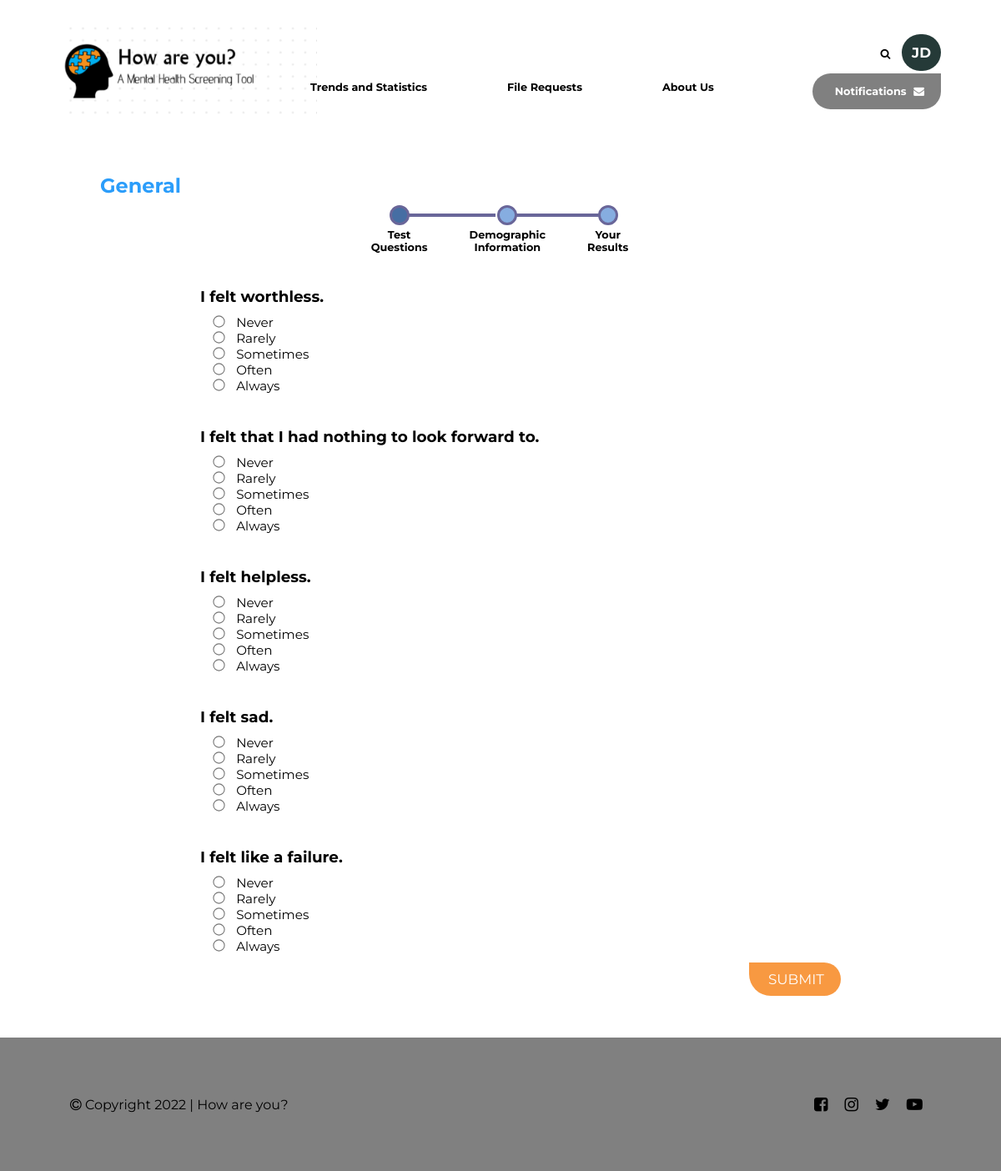
Screenshot of /take_questionnaire/ with the database file from the repository.
### take_questionnaire/models.py (models this page shows)
class Test(models.Model):
    added_by = models.ForeignKey(Psychiatrist, on_delete=models.DO_NOTHING)
    name = models.CharField("Name of the test", max_length=FIELD_LENGTH, null=False, blank=False)
    created_at = models.DateTimeField(default=timezone.now)
    is_approved = models.CharField(max_length=CHOICE_LENGTH, choices=Status.choices, default=Status.PENDING_APPROVAL)
    questions = models.ManyToManyField(Question, through='TestQuestion')

class Question(models.Model):
    added_by = models.ForeignKey(Psychiatrist, on_delete=models.CASCADE)
    class QuestionType(models.TextChoices):
        RADIO = 'RD', gettext_lazy('Radio')
        SLIDER = 'SL', gettext_lazy('Number Slider')
        MUL_CHOICE = 'CH', gettext_lazy('Multiple Choice')
    type = models.CharField(max_length=2, choices=QuestionType.choices, default=QuestionType.RADIO)
    created_at = models.DateTimeField(default=timezone.now)
    changed_at = models.DateTimeField(default=timezone.now)
    question_text = models.CharField(max_length=TEXT_FIELD, null=False, blank=False, default=UNSPECIFIED)

class Option(models.Model):
    question_id = models.ForeignKey(Question, on_delete=models.CASCADE,parent_link=True)
    text = models.CharField(max_length=FIELD_LENGTH, null=False, blank=False, default=UNSPECIFIED)

### take_questionnaire/views.py (the view)
# urls.py: path('', views.render_test, name='render_test'),
def render_test(request):
    context = {}
    test = Test.objects.get(name='General')
    context['test'] = test
    return render(request, 'take_questionnaire/test-questions.html',context)

### take_questionnaire/templates/take_questionnaire/test-questions.html (shortened to what this page needs)
{% load static %}
<!DOCTYPE html>
<html lang="en">
<head>
    <link rel="stylesheet" href="https://cdnjs.cloudflare.com/ajax/libs/font-awesome/4.7.0/css/font-awesome.min.css">
    <link href="{% static 'take_questionnaire/styles.css' %}" rel="stylesheet">
</head>
<body>
<div class="container">
    <section class="header">
        {% include "logo.html" %}
        <nav>
            <ul class="nav-links">
                <li>Trends and Statistics</li>
                <li>File Requests</li>
                <li>About Us</li>
            </ul>
            <span class="nav-right">
                    <span><i class="fa fa-search" style="margin-right: 10px;"></i>
                        <span class="avatar">JD</span>
                    </span>
                    <span class="notifi-box">
                        Notifications
                        <i class="fa fa-envelope" style="margin-left: 5px;"></i>
                    </span>
                </span>
        </nav>
    </section>
    <section class="que-sec">
        <div class="tron">{{test.name}}</div>
        <div class="test-steps">
            <ul class="test-steps-ul">
                <li class="test-step-n"><span class="test-step-circ active-step"></span><span>Test</span><span>Questions</span></li>
                <li class="test-step-n"><span class="test-step-circ"></span><span>Demographic</span><span>Information</span></li>
                <li class="test-step-n"><span class="test-step-circ"></span><span>Your</span><span>Results</span></li>
            </ul>
        </div>
        <div class="questions-container">
            <form action="{% url 'take_questionnaire:submit' test.id %}" style="position: relative;". method="POST">
                <ul class="test-ovrs">
                {% for q in test.questions.all %}
                    <li>
                        <span class="que-name">{{q.question_text}}</span><br>
                        <div class="que-opts">
                            {% for o in q.option_set.all %}
                            <input type="radio" class="radio" name="{{ q.id }}" value="{{o.id}}" id = "{{ o.id }}">
                            <label for="{{o.id}}"> <span class="que-opt-n">{{ o.text }}</span> </label> <br>
                            {% endfor %}
                        </div>
                    </li>
                {% endfor %}
                </ul>
                <input type="submit" class="test-ques-submit-btn" value="SUBMIT">
            </form>
        </div>
    </section>
</div>
<section class="footer">
    <span><i class="fa fa-copyright"></i> Copyright <span class="year"></span> | How are you?</span>
    <div>
        <ul class="social-media">
            <li><a href="#"><i class="fa fa-facebook-square"></i></a></li>
            <li><a href="#"><i class="fa fa-instagram"></i></a></li>
            <li><a href="#"><i class="fa fa-twitter"></i></a></li>
            <li><a href="#"><i class="fa fa-youtube-play"></i></a></li>
        </ul>
    </div>
</section>
</body>
</html>

### templates/logo.html
{% load static %}
<div class="logo" >
	<span onclick="location.href='{% url 'persons:index' %}'">
	<img src="{% static 'persons/logo.png' %}" alt="How are you?" height="40%" width="40%" >
	</span>
</div>

### take_questionnaire/static/take_questionnaire/styles.css (style rules this page uses)
* { margin: 0; padding: 0; box-sizing: border-box; }
body { font-family: "Montserrat", sans-serif; }
.container { margin-top: 4vh; margin-left: 6vw; margin-right: 6vw; min-height: 70vh; }
.logo { position: absolute; overflow: hidden; }
nav { display: flex; align-items: center; justify-content: space-between; position: relative; min-height: 15vh; }
.nav-links { display: flex; margin-left: 25vw; margin-top: 3vh; list-style: none; }
.nav-links li { position: relative; padding-right: 6rem; font-size: 0.8rem; font-weight: bold; }
.nav-links li::after { content: ""; position: absolute; width: 50%; height: 2px; bottom: -2px; left: 0; background-color: rgb(88, 88, 230); visibility: hidden; transform: scaleX(0); transform-origin: top left; transition: all 0.3s ease-in-out 0s; }
.nav-right { justify-self: flex-end; display: flex; flex-direction: column; flex-wrap: wrap; text-align: right; font-weight: bold; font-size: 0.8rem; }
.test-ovrs { list-style: none; }
.test-ovrs li { margin-bottom: 5vh; }
.footer { display: flex; align-items: center; justify-content: space-between; min-height: 20vh; background-color: gray; padding-left: 7vw; padding-right: 7vw; margin-top: 100px; }
.social-media { display: flex; list-style: none; }
.social-media li { padding: 10px; font-size: 1.2rem; }
.social-media li > a { text-decoration: none; color: black; }
.avatar { color: white; font-size: 1.05rem; background-color: rgb(37, 58, 56); border-radius: 100px; padding: 12px; margin-bottom: 10; }
.notifi-box { padding: 14px; padding-left: 27px; padding-right: 20px; border-radius: 25px 0 25px 25px; margin-top: 15px; color: white; background-color: gray; }
.que-sec { margin-top: 7vh; margin-left: 4vw; }
.tron { font-size: 1.5rem; font-weight: bolder; margin-bottom: 5px; color: #2b9dfa; }
.test-steps { display: flex; align-items: center; justify-content: center; margin-top: 10px; }
.test-steps-ul { display: flex; list-style: none; }
.test-step-n { position: relative; display: flex; align-items: center; justify-content: center; flex-direction: column; font-size: 0.8rem; font-weight: bold; margin-right: 50px; }
.test-step-n .test-step-circ { position: relative; content: ''; background-color:rgb(134, 173, 224); padding: 10px; border-radius: 100px; margin-bottom: 5px; border: 1px double rgb(98, 157, 235); outline: 3px solid rgb(105, 102, 153); outline-offset: -2px; }
.test-step-n .active-step { background-color: rgb(70, 110, 163); }
.test-step-n:nth-child(1) .test-step-circ::after, .test-step-n:nth-child(2) .test-step-circ::after { position: absolute; bottom: 40%; left: 105%; content: ''; padding: 2px; max-height: 3px; min-width: 100px; overflow: hidden; background-color: rgb(105, 102, 153); }
.questions-container { margin-left: 10vw; margin-right: 10vw; margin-top: 40px; }
input.radio { transform: scale(110%); }
.que-name { font-size: 1.15rem; font-weight: bold; }
.que-opts { margin-top: 10px; margin-left: 2vh; }
.que-opt-n { margin-left: 10px; font-size: 0.95rem; }
.test-ques-submit-btn { position: absolute; border: none; background: none; font-family: "Montserrat", sans-serif; font-size: 1.05rem; background-color: #f89941; padding: 10px; padding-left: 23px; padding-right: 20px; right: 0; bottom: -50px; border-top-right-radius: 100px; border-bottom-left-radius: 130px; border-bottom-right-radius: 100px; color: white; }

### rows the page displays
Test: name "General"
Question: question_text "I felt worthless."
Option: text "Never"
Option: text "Rarely"
Option: text "Sometimes"
Option: text "Often"
Option: text "Always"
Question: question_text "I felt that I had nothing to look forward to."
Option: text "Never"
Option: text "Rarely"
Option: text "Sometimes"
Option: text "Often"
Option: text "Always"
Question: question_text "I felt helpless."
Option: text "Never"
Option: text "Rarely"
Option: text "Sometimes"
Option: text "Often"
Option: text "Always"
Question: question_text "I felt sad."
Option: text "Never"
Option: text "Rarely"
Option: text "Sometimes"
Option: text "Often"
Option: text "Always"
Question: question_text "I felt like a failure."
Option: text "Never"
Option: text "Rarely"
Option: text "Sometimes"
Option: text "Often"
Option: text "Always"
